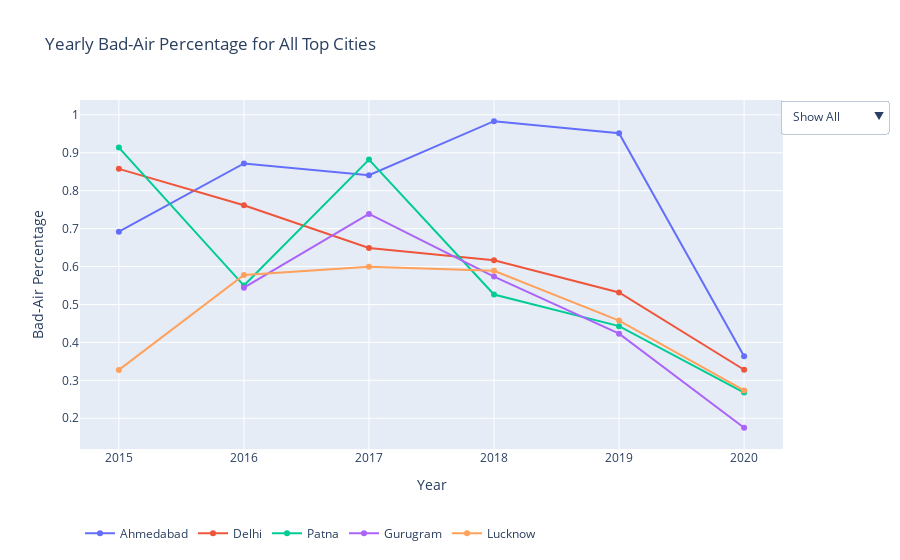

This figure's notebook cell:
### Code cell
import plotly.graph_objects as go
fig = go.Figure()
for city in top_cities:
    df_city = df_top[df_top['City'] == city]
    fig.add_trace(go.Scatter(
        x=df_city["Year"],
        y=df_city["Bad_Air_Percentage"],
        mode="lines+markers",
        name=city,
        visible=True 
    ))
buttons = []
for i, city in enumerate(top_cities):
    visibility = [False] * len(top_cities)
    visibility[i] = True  
    
    buttons.append(dict(
        label=city,
        method="update",
        args=[{"visible": visibility},
              {"title": f"Bad-Air Percentage Trend: {city}"}]
    ))
buttons.insert(0, dict(
    label="Show All",
    method="update",
    args=[{"visible": [True] * len(top_cities)},
          {"title": "Yearly Bad-Air Percentage for All Top Cities"}]
))
fig.update_layout(
    updatemenus=[dict(
        active=0,
        buttons=buttons,
        x=1.15
    )],
    title="Yearly Bad-Air Percentage for Top Polluted Cities",
    xaxis_title="Year",
    yaxis_title="Bad-Air Percentage",
    legend=dict(
    orientation="h",
    y=-0.2
)
)
fig.show()

### Figure 1 — Plotly figure (JSON) as saved in the notebook; plotly's stock layout.template omitted (floating-point values rounded to 4 significant figures)
{"data": [{"mode": "lines+markers", "name": "Ahmedabad", "type": "scatter", "visible": true, "x": [2015, 2016, 2017, 2018, 2019, 2020], "y": [0.692, 0.8718, 0.8406, 0.9832, 0.9517, 0.3636]}, {"mode": "lines+markers", "name": "Delhi", "type": "scatter", "visible": true, "x": [2015, 2016, 2017, 2018, 2019, 2020], "y": [0.8575, 0.7616, 0.6489, 0.6164, 0.5315, 0.3279]}, {"mode": "lines+markers", "name": "Patna", "type": "scatter", "visible": true, "x": [2015, 2016, 2017, 2018, 2019, 2020], "y": [0.9136, 0.5498, 0.8819, 0.5263, 0.4429, 0.2678]}, {"mode": "lines+markers", "name": "Gurugram", "type": "scatter", "visible": true, "x": [2016, 2017, 2018, 2019, 2020], "y": [0.5443, 0.7386, 0.5735, 0.4231, 0.1749]}, {"mode": "lines+markers", "name": "Lucknow", "type": "scatter", "visible": true, "x": [2015, 2016, 2017, 2018, 2019, 2020], "y": [0.3275, 0.5778, 0.5994, 0.589, 0.4575, 0.2732]}], "layout": {"autosize": true, "legend": {"orientation": "h", "x": 0, "y": -0.2}, "title": {"text": "Yearly Bad-Air Percentage for All Top Cities"}, "updatemenus": [{"active": 0, "buttons": [{"args": [{"visible": [true, true, true, true, true]}, {"title": "Yearly Bad-Air Percentage for All Top Cities"}], "label": "Show All", "method": "update"}, {"args": [{"visible": [true, false, false, false, false]}, {"title": "Bad-Air Percentage Trend: Ahmedabad"}], "label": "Ahmedabad", "method": "update"}, {"args": [{"visible": [false, true, false, false, false]}, {"title": "Bad-Air Percentage Trend: Delhi"}], "label": "Delhi", "method": "update"}, {"args": [{"visible": [false, false, true, false, false]}, {"title": "Bad-Air Percentage Trend: Patna"}], "label": "Patna", "method": "update"}, {"args": [{"visible": [false, false, false, true, false]}, {"title": "Bad-Air Percentage Trend: Gurugram"}], "label": "Gurugram", "method": "update"}, {"args": [{"visible": [false, false, false, false, true]}, {"title": "Bad-Air Percentage Trend: Lucknow"}], "label": "Lucknow", "method": "update"}], "x": 1.15, "y": 1}], "xaxis": {"autorange": true, "range": [2015.0, 2020.0], "title": {"text": "Year"}, "type": "linear"}, "yaxis": {"autorange": true, "range": [0.1082, 1.05], "title": {"text": "Bad-Air Percentage"}, "type": "linear"}}}
